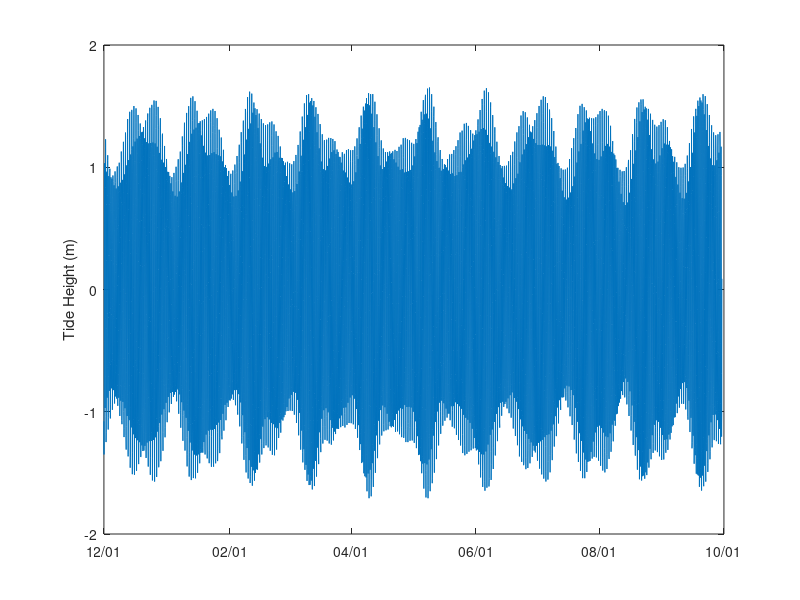

The MATLAB source for this figure: (Note: this script raises an error after producing the figure.)
% interp_HoM_tide - Demo of how to find tide height for a particular time
clear % remove any variables from workspace

% First, load in the tide predictions from Alfredo's t_tide t_predict_loc.m
load HoM_tides.mat

% now lat, lon, T, and tid are in the workspace
% lat and lon are the coordinates where the tidal precictions were made
% T is a vector (1-d array) of Matlab datenum values (seconds since the beginning of Matlab time)
% tid is the tidal elevation in meters
% Make a plot
figure(1); clf
plot(T,tid)
datetick('x')
ylabel('Tide Height (m)')
shg

% find the tide height for a specified target time
ttime = '2020-07-05 12:15'
tdn = datenum(ttime)

% interpolate to find tide at specified time
ttid = interp1(T,tid,tdn)

% plot
hold on
plot(tdn,ttid,'xr')